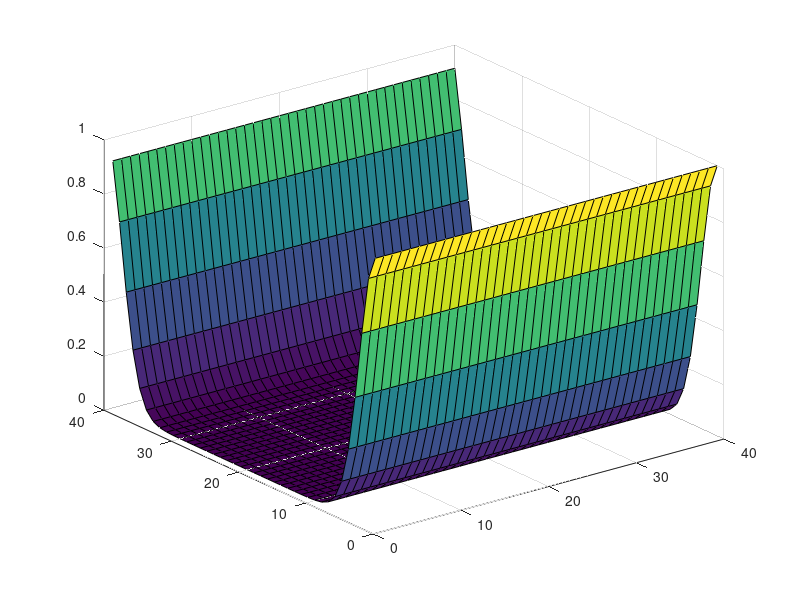

Write MATLAB code to recreate this figure. (Note: this script raises an error after producing the figure.)
% The Multiple input Network with Intermefiate 
% Basis Function Neurons, IBFN

clc
close all
clear all

%% Parameter settings
N = 40;
Kw = 1;
sig_w = 0.37;    % In Rad
mu = 0.002;
S = 0.1;        % In Hzde
sig_c = 0.4;      % In radians
v = 1;
C = 1;
epoch = 10; count = 1;

Cr = 1;
Ce = 1;
Ca = 1;
Cnoise = 0.0;

xr = 1.2*pi;
xe = 0.3*pi;
xa = 1.8*pi;
noise1 = 0.5*pi;
noise2 = 1.5*pi;
noise3 = 0.8*pi;


% nr = (xr/(2*pi))*40
% ne = (xe/(2*pi))*40
% na = (xa/(2*pi))*40

j = 1:1:N;
l = 1:1:N;
m = 1:1:N;

[M L] = meshgrid(l,m);

% global A;       % Pattern of Actvity fo Intermediate Layer
% global Rr;      % Activity pattern vector for Xr population,
% global Re;      % Activity pattern vector for Xe population,
% global Ra;      % Activity pattern vector for Xa population,

Rr = zeros(1,N);   
Re = zeros(1,N);   
Ra = zeros(1,N);   
A = zeros(N,N);

% A = 3*rand(N,N);
%   as a formal rule: W is arranged as follows:
%       consisits of N-(N/2*N/2) Matrix, each one corresponds to.. 
%       the connection weights between jth Input neuron and intermediate
%       ;ayer
Wr_lmj = zeros(N, N, N);
We_lmj = zeros(N, N, N);
Wa_lmj = zeros(N, N, N);

%% Weight Setting 
sig = 2;
for i = 1:1:N
    J = ones(N,N) * i;

    C1 = ( cos( (2*pi/N)*(J-L) ) - 1 ) /  (sig_w^2);
    Wr_lmj(:,:,i) = 1*Kw*exp(1*C1);

    C2 = ( cos( (2*pi/N)*(J-M) ) - 1 ) /  ((sig_w)^2);
    We_lmj(:,:,i) = Kw*exp(1*C2);
 
    C3 = ( cos( (2*pi/N)*(J-(M + L)) ) - 1 ) / (sig_w^2);
    Wa_lmj(:,:,i) = Kw*exp(C3);
    
%     D1 = min( abs(J-L) , N - ( abs(J-L) ) );
%     Wr_lmj(:,:,i) = Kw*exp( (-D1/2).^2/(2*sig^2) );
% 
%     D2 = min( abs(J-M) , N - ( abs(J-M) ) );
%     We_lmj(:,:,i) = Kw*exp( (-D2/2).^2/(2*sig^2) );
%     
%     D3 = min( abs(J-L-M) , N - ( abs(J-L-M) ) );
%     Wa_lmj(:,:,i) = Kw*( exp((-D3/2)/1.0*sig_w).^2 );

%     Wa_lmj(:,:,i) = zeros(N,N);

%     load Wa_lmj;

end

%% Weight patterns between input populations and intermediate population 
figure;
% pause(15);
for k = 1:1:N
    h = surf(L, M, We_lmj(:,:,k) );
    refreshdata(h,'caller') % Evaluate y in the function workspace
    drawnow; 
    xlabel('Rr: L array Neurons');
    ylabel('Re: M array Neurons');
    title(['Weights of ' num2str(k) ...
        'th of Re Neurons to intermediate Layer'], 'FontSize', 16);
    pause(.01)
end

for k = 1:1:N
    h = surf( L, M, Wr_lmj(:,:,k) );
    refreshdata(h,'caller') % Evaluate y in the function workspace
    drawnow;
    xlabel('Rr: L array Neurons');
    ylabel('Re: M array Neurons');
    title(['Weights of ' num2str(k) ...
        'th Neuron of Rr population to intermediate Layer'], 'FontSize', 16);
    pause(0.01);
end

for k = 1:1:N
    h = surf( Wa_lmj(:,:,k) );
    refreshdata(h,'caller') % Evaluate y in the function workspace
    drawnow; pause(.1)
    xlabel('Rr: L array Neurons');
    ylabel('Re: M array Neurons');
    title(['Weights of ' num2str(k) ...
        'th Ra Neurons to intermediate Layer'], 'FontSize', 16);
     pause(.01)
end

%%  Activity Patern Initialization

Rr_0 = tuning_curve_noiseless(xr , sig_c, v, N, Cr);
Re_0 = tuning_curve_noiseless(xe , sig_c, v, N, Ce);
Ra_0 = tuning_curve_noiseless(xa , sig_c, v, N, Ca);
R_noise1 = tuning_curve_noiseless(noise1 , sig_c, v, N, Cnoise);
R_noise2 = tuning_curve_noiseless(noise2 , sig, v, N, Cnoise);
R_noise3 = tuning_curve_noiseless(noise3 , sig, v, N, Cnoise);

Rr_0 = Rr_0 + R_noise1;

% Rr_0 = Rr_0 + R_noise3 + R_noise1 + R_noise2;
% Re_0 = Re_0 + R_noise;

in = linspace(1/20,2,N);
figure; 
plot(in,Rr_0,'--rs','MarkerEdgeColor','k',...
                'MarkerFaceColor','g',...
                'MarkerSize',5);
hold on;
plot(in,Re_0,'--o','MarkerEdgeColor','k',...
                'MarkerFaceColor','y',...
                'MarkerSize',5);
hold on;
plot(in,Ra_0,'--.','MarkerEdgeColor','k',...
                'MarkerFaceColor','r',...
                'MarkerSize',15);
grid on;
%%  Network Evolotuon; Neurons Activity Exchange
Rr = Rr_0;
Re = Re_0;
Ra = Ra_0;

Lr_lm = zeros(N,N);
Le_lm = zeros(N,N);
La_lm = zeros(N,N);

% Matrixes containing the evolution of the activity patterns through
% epoches
Rr_M = zeros(N,epoch+1); Rr_M(:,1) = Rr';
Re_M = zeros(N,epoch+1); Re_M(:,1) = Re';
Ra_M = zeros(N,epoch+1); Ra_M(:,1) = Ra';
A_M = zeros(N,N,epoch+1);
A_M(:,:,1) = A;
Delta_A = zeros(epoch,1);

num_M = zeros(N,N,epoch);

c_d = 1;
while(epoch ~= 0)
    
    % Intermediate Activity Evolution -> e.g. A Matrix
    for k_l = 1:1:N
        for k_m = 1:1:N
            temp = zeros(N,1);
            temp(1:N,1) = Wr_lmj(k_l,k_m,:);
            Lr_lm(k_l,k_m) = Rr * temp;
            temp(1:N,1) = We_lmj(k_l,k_m,:);
            Le_lm(k_l,k_m) = Re * temp;
            temp(1:N,1) = Wa_lmj(k_l,k_m,:);
            La_lm(k_l,k_m) = Ra * temp;
        end
    end
    num = (Lr_lm + Le_lm + La_lm).^2;
    num_M(:,:,count) = sqrt(num);
    den = S + mu * ( sum( sum(num) ) ); 
    A = num/den;

    temp_Rr = zeros(1,N); 
    temp_Re = zeros(1,N); 
    temp_Ra = zeros(1,N);
    for j = 1:1:N
        temp_Rr(j) = ( sum(sum ( A .* Wr_lmj(:,:,j) )) )^2;
        temp_Re(j) = ( sum(sum ( A .* We_lmj(:,:,j) )) )^2;
        temp_Ra(j) = ( sum(sum ( A .* Wa_lmj(:,:,j) )) )^2;
    end
    Rr = temp_Rr / (S + mu*( sum(temp_Rr)) );
    Re = temp_Re / (S + mu*( sum(temp_Re)) );
    Ra = temp_Ra / (S + mu*( sum(temp_Ra)) );
    
    count = count + 1;
    epoch = epoch - 1;
    
    Rr_M(:,count) = Rr';
    Re_M(:,count) = Re';
    Ra_M(:,count) = Ra';
    A_M(:,:,count) = A;
    
    Delta_A(c_d) = sum(sum( A_M(:,:,count) ) ) - sum(sum( A_M(:,:,count-1) ) )
    c_d = c_d + 1;
end

%% Final Population tuning curves
figure; 
plot(in,Rr,'--rs','MarkerEdgeColor','k',...
                'MarkerFaceColor','g',...
                'MarkerSize',5);
hold on;
plot(in,Re,'--o','MarkerEdgeColor','k',...
                'MarkerFaceColor','y',...
                'MarkerSize',5);
hold on;
plot(in,Ra,'--.','MarkerEdgeColor','k',...
                'MarkerFaceColor','r',...
                'MarkerSize',15);
grid on;
%% Nework Activity Evolution Diagrams
figure;
% pause(1);
Xr = zeros(count,1);
Xe = zeros(count,1);
Xa = zeros(count,1);
for k = 1:1:count
    h1 = subplot(1,2,1); 
    plot(in,Rr_M(:,k),'--rs','MarkerEdgeColor','k',...
                    'MarkerFaceColor','g',...
                    'MarkerSize',3);
    hold on;
    plot(in,Re_M(:,k),'--o','MarkerEdgeColor','k',...
                    'MarkerFaceColor','y',...
                    'MarkerSize',3);
    hold on;
    plot(in,Ra_M(:,k),'--.','MarkerEdgeColor','k',...
                    'MarkerFaceColor','r',...
                    'MarkerSize',6);
    xlabel('The Angel as a factor of Pi in Radian','FontSize',18);
    ylabel('The Pattern of activity','FontSize',18);
    axis([0 2 0 70]); grid on;
    
    
    %%%%%%%%%%%%%%%%%%%%%%%%%%%%%%%%%%%%%%%%
    %%%%%%%%%%%%%%%%%%%%%%%%%%%%%%%%%%%%%%%%
    clear i
    Pr = sum( Rr_M(:,k)' .* exp(i*(2*pi/N)*(1:1:N)) );    
    Pe = sum( Re_M(:,k)' .* exp(i*(2*pi/N)*(1:1:N)) );    
    Pa = sum( Ra_M(:,k)' .* exp(i*(2*pi/N)*(1:1:N)) );    


    Xr(k) = angle(Pr)/pi;
    Xe(k) = angle(Pe)/pi;
    Xa(k) = angle(Pa)/pi;
    
    if(Xr(k) < 0 ) 
        Xr(k) = 2 + Xr(k);
    end
    if(Xe(k) < 0 ) 
        Xe(k) = 2 + Xe(k);
    end
    if(Xa(k) < 0 ) 
        Xa(k) = 2 + Xa(k);
    end

    title(['Xr = ' num2str(Xr(k)*pi) '  Xe = ' num2str(Xe(k)) '  Xa = ' ...
        num2str(Xa(k)*pi)],'FontSize',20);
    %%%%%%%%%%%%%%%%%%%%%%%%%%%%%%%%%%%%%%%%
    %%%%%%%%%%%%%%%%%%%%%%%%%%%%%%%%%%%%%%%%
    

    h2 = subplot(1,2,2); pcolor(L,M,A_M(:,:,k));
    title(['xr_0 = ' num2str(xr) '  xe_0 = ' num2str(xe) '  xa_0 = ' ...
        num2str(xa)],'FontSize',20);
    refreshdata(h1,'caller') % Evaluate y in the function workspace
    refreshdata(h2,'caller') % Evaluate y in the function workspace
    drawnow;  

    pause(0.5);
end


% clear i
% Pr = sum( Rr .* exp(i*(2*pi/N)*(1:1:N)) );    
% Pe = sum( Re .* exp(i*(2*pi/N)*(1:1:N)) );    
% Pa = sum( Ra .* exp(i*(2*pi/N)*(1:1:N)) );    
% 
% Xr = angle(Pr);
% Xe = angle(Pe);
% Xa = angle(Pa);
% 
% [xr Xr]*180/pi
% [xe Xe]*180/pi
% [xa Xa]*180/pi
%%%%%%%%%%%%%%%%%%%%%%%%%%%%%%%%%%%%%%%%%%%%%%%%%%%%%%%
%% Nework Activity Evolution Diagrams
in = linspace(1/20,2,N);

for k = 1:1:count
%     figure;
%     subplot(1,2,1); 
%     plot(in,Rr_M(:,k),'--rs','MarkerEdgeColor','k',...
%                     'MarkerFaceColor','g',...
%                     'MarkerSize',3);
%     hold on;
%     plot(in,Re_M(:,k),'--o','MarkerEdgeColor','k',...
%                     'MarkerFaceColor','y',...
%                     'MarkerSize',3);
%     hold on;
%     plot(in,Ra_M(:,k),'--.','MarkerEdgeColor','k',...
%                     'MarkerFaceColor','r',...
%                     'MarkerSize',6);
%     axis([0 2 0 70]); grid on;
    
    %%%%%%%%%%%%%%%%%%%%%%%%%%%%%%%%%%%%%%%%
    %%%%%%%%%%%%%%%%%%%%%%%%%%%%%%%%%%%%%%%%
    clear i
    Pr = sum( Rr_M(:,k)' .* exp(i*(2*pi/N)*(1:1:N)) );    
    Pe = sum( Re_M(:,k)' .* exp(i*(2*pi/N)*(1:1:N)) );    
    Pa = sum( Ra_M(:,k)' .* exp(i*(2*pi/N)*(1:1:N)) );    

    Xr1 = angle(Pr)/pi;
    Xe1 = angle(Pe)/pi;
    Xa1 = angle(Pa)/pi;
    
    if(Xr1 < 0) 
        Xr1 = 2 + Xr1;
    end
    if(Xe1 < 0) 
        Xe1 = 2 + Xe1;
    end
    if(Xa1 < 0) 
        Xa1 = 2 + Xa1;
    end

    title(['Xr = ' num2str(Xr1) '  Xe = ' num2str(Xe1) '  Xa = ' ...
        num2str(Xa1)],'FontSize',20);
    %%%%%%%%%%%%%%%%%%%%%%%%%%%%%%%%%%%%%%%%
    %%%%%%%%%%%%%%%%%%%%%%%%%%%%%%%%%%%%%%%%
    
    subplot(1,2,2); surf(L,M,A_M(:,:,k));
    title(['xr_0 = ' num2str(xr) '  xe_0 = ' num2str(xe) '  xa_0 = ' ...
        num2str(xa)],'FontSize',20);
end

log_A = log10(Delta_A);
figure; plot((1:count-1)',log_A,'--o');

figure; 
plot(0:1:count-1,Xr,'--o'); 
hold on; grid on;
plot(0:1:count-1,Xe,'--.'); 
hold on;
plot(0:1:count-1,Xa,'--*'); 
hold on;
plot(0:1:count-1,Xr+Xe,'--rs'); 

figure; plot3(Xr,Xe,Xa,'--o'); hold on; 
    plot3(Xr(1),Xe(1),Xa(1),'--o','MarkerEdgeColor','k',...
                    'MarkerFaceColor','r',...
                    'MarkerSize',6);
hold on;
[X Y] = meshgrid(linspace(0,2*pi,N));
mesh(X,Y,X+Y); grid on;

grid on;
xlabel('Xr'); ylabel('Xe'); zlabel('Xa');
% axis([0 360 0 360 0 360]);
